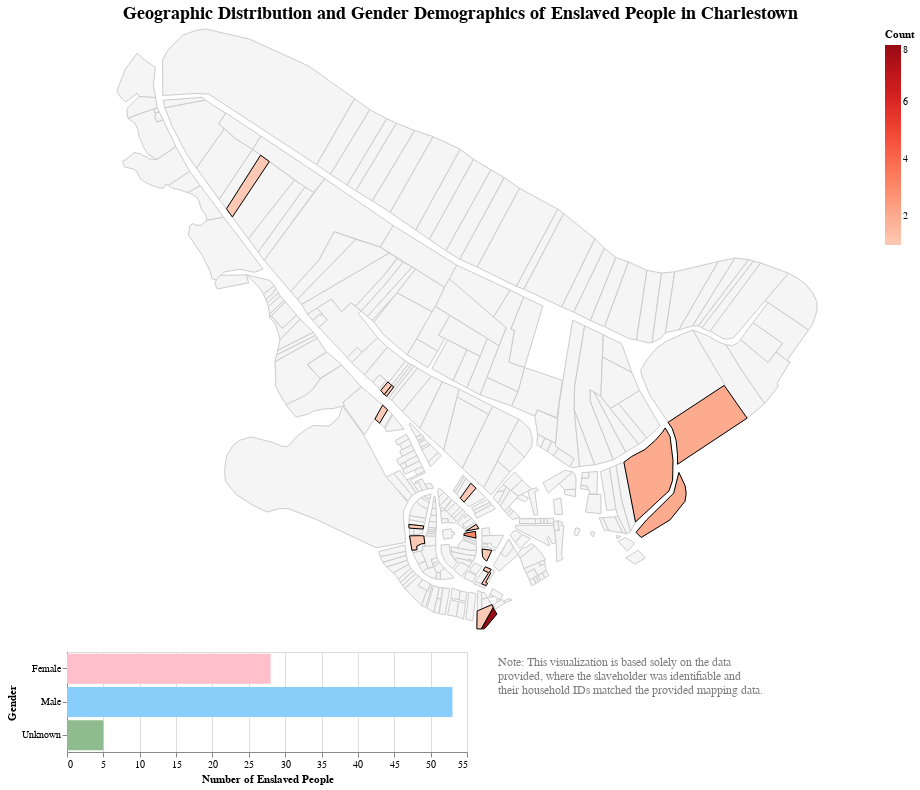

The notebook cell saved with this chart:
### Code cell
import geopandas as gpd

# read in data
df_nb = gpd.read_file("1775Charlestown.geojson")

# from "Group 5 Census Charlestown 1775 05-14-24"
overlap = pd.read_csv('overlap.csv')

# clean data
df_overlap = overlap.drop(columns=["which tab"])
df_overlap.rename(columns={"Name": "Name of Enslaved Person"}, inplace=True)
df_overlap['Enslaver Name'] = df_overlap['Enslaver First Name'] + ' ' + df_overlap['Enslaver Last Name']
df_overlap['Sex'] = df_overlap['Sex'].replace({'?': 'Unknown'}).fillna('Unknown')
df_overlap['Sex'] = df_overlap['Sex'].replace({'M': 'Male'})
df_overlap['Sex'] = df_overlap['Sex'].replace({'F': 'Female'})

# count number of enslaved people and gender per family and make a new df for these counts
family_counts = df_overlap['Family'].value_counts().reset_index()
family_counts.columns = ['F1775_Clai', 'Count']
family_info = df_overlap[['Family', 'Enslaver Name']].drop_duplicates()
family_info = pd.merge(family_info, family_counts, left_on='Family', right_on='F1775_Clai', how='left')

gender_counts = df_overlap.groupby(['Family', 'Sex']).size().unstack(fill_value=0).reset_index()
gender_counts.columns = ['Family', 'Female', 'Male', 'Unknown']
family_info = pd.merge(family_info, gender_counts, on='Family', how='left')

family_info = family_info.dropna()
family_info['Count'] = family_info['Count'].astype(int)
family_info['Female'] = family_info['Female'].astype(int)
family_info['Male'] = family_info['Male'].astype(int)
family_info['Unknown'] = family_info['Unknown'].astype(int)

family_info.rename(columns={"Count": "Enslaved People Count"}, inplace=True)

# blank map of charlestown
res_map = alt.Chart(df_nb).mark_geoshape(
    fill = "#f5f5f5",
    stroke='#ccc'
).project(
    type='identity',
    reflectY=True
).properties(
    width=800,
    height=600
)

# color layer with color scale based on how many enslaved people

click = alt.selection_point(fields=['F1775_Clai'])

layer = alt.Chart(df_nb).mark_geoshape(
    stroke='black'
).encode(
    tooltip=[alt.Tooltip("Enslaved People Count:Q", title="Enslaved People"),
             alt.Tooltip("Enslaver Name:N", title="Enslaver Name"),
             alt.Tooltip("F1775_Clai:N", title="Family ID (1775)")],
    color=alt.condition(click,
        alt.Color("Enslaved People Count:Q", scale=alt.Scale(scheme='reds', reverse=True)),
        alt.value('lightgrey')),
    opacity=alt.condition(click, alt.value(1), alt.value(0.4)),
).transform_lookup(
    lookup='F1775_Clai',
    from_=alt.LookupData(family_info, 'F1775_Clai', ['F1775_Clai', 'Enslaved People Count', 'Enslaver Name' ])
).add_params(click
).project(
    type='identity',
    reflectY=True
).properties(
    width=800,
    height=600
)

gender_bars = alt.Chart(family_info).mark_bar().encode(
    y=alt.Y("Sex:N", title='Gender'),
    x=alt.X("Enslaved People Count:Q", title='Number of Enslaved People'),
    color=alt.Color("Sex:N", scale=alt.Scale(domain=['Female', 'Male', 'Unknown'], range=['pink', 'lightskyblue', 'darkseagreen']), legend=None),
    tooltip=[alt.Tooltip("Enslaved People Count:Q")]
).transform_filter(click
).transform_aggregate(
    Female='sum(Female)',
    Male='sum(Male)',
    Unknown='sum(Unknown)',
    groupby=[]
).transform_fold(['Female', 'Male', 'Unknown'], as_=['Sex', 'Enslaved People Count']
).properties(
    width=400,
    height=100
)

# note
note = alt.Chart(pd.DataFrame({'text': [
    'Note: This visualization is based solely on the data \n'
    'provided, where the slaveholder was identifiable and \n'
    'their household IDs matched the provided mapping data.']})
).mark_text(
    align="left",
    font='Helvetica',
    fontSize=12,
    color='grey',
    lineBreak='\n'
).encode(text='text'
)

layered_maps = res_map + layer
gender_and_note = gender_bars | note

final = (layered_maps & gender_and_note).properties(title='Geographic Distribution and Gender Demographics of Enslaved People in Charlestown'
).configure_title(
    fontSize=18,
    font='Helvetica',
    anchor='middle')

final

### Figure 1 — Vega-Lite specification as saved in the notebook (floating-point values rounded to 4 significant figures; data arrays with more than 128 entries replaced by an {"elided": "..."} marker saying what was removed)
{"config": {"view": {"continuousWidth": 300, "continuousHeight": 300}, "title": {"anchor": "middle", "font": "Helvetica", "fontSize": 18}}, "vconcat": [{"layer": [{"mark": {"type": "geoshape", "fill": "#f5f5f5", "stroke": "#ccc"}, "projection": {"reflectY": true, "type": "identity"}}, {"mark": {"type": "geoshape", "stroke": "black"}, "encoding": {"color": {"condition": {"param": "param_2", "field": "Count", "scale": {"scheme": "reds"}, "type": "quantitative"}, "value": "lightgrey"}, "opacity": {"condition": {"param": "param_2", "value": 1}, "value": 0.4}, "tooltip": [{"field": "Count", "title": "Enslaved People", "type": "quantitative"}, {"field": "Enslaver Name", "title": "Enslaver Name", "type": "nominal"}, {"field": "F1775_Clai", "title": "Family ID (1775)", "type": "nominal"}]}, "name": "view_2", "projection": {"reflectY": true, "type": "identity"}, "transform": [{"lookup": "F1775_Clai", "from": {"data": {"name": "data-82d72becc93ffea64c0e13f9664ee98a"}, "key": "F1775_Clai", "fields": ["F1775_Clai", "Count", "Enslaver Name"]}}]}], "data": {"name": "data-a55688168f2e29be8e1c9cef0a8c6919"}, "height": 600, "width": 800}, {"hconcat": [{"data": {"name": "data-82d72becc93ffea64c0e13f9664ee98a"}, "mark": {"type": "bar"}, "encoding": {"color": {"field": "Sex", "legend": null, "scale": {"domain": ["Female", "Male", "Unknown"], "range": ["pink", "lightskyblue", "darkseagreen"]}, "type": "nominal"}, "tooltip": [{"field": "Count", "type": "quantitative"}], "x": {"field": "Count", "title": "Number of Enslaved People", "type": "quantitative"}, "y": {"field": "Sex", "title": "Gender", "type": "nominal"}}, "height": 100, "transform": [{"filter": {"param": "param_2"}}, {"aggregate": [{"op": "sum", "field": "Female", "as": "Female"}, {"op": "sum", "field": "Male", "as": "Male"}, {"op": "sum", "field": "Unknown", "as": "Unknown"}], "groupby": []}, {"fold": ["Female", "Male", "Unknown"], "as": ["Sex", "Count"]}], "width": 400}, {"data": {"name": "data-80e65f3c4bb1ee28e4aa1e4cb550720d"}, "mark": {"type": "text", "align": "left", "color": "grey", "font": "Helvetica", "fontSize": 12, "lineBreak": "\n"}, "encoding": {"text": {"field": "text", "type": "nominal"}}}]}], "params": [{"name": "param_2", "select": {"type": "point", "fields": ["F1775_Clai"]}, "views": ["view_2"]}], "title": "Geographic Distribution and Gender Demographics of Enslaved People in Charlestown", "$schema": "https://vega.github.io/schema/vega-lite/v5.17.0.json", "datasets": {"data-a55688168f2e29be8e1c9cef0a8c6919": {"elided": "324 records"}, "data-82d72becc93ffea64c0e13f9664ee98a": [{"Family": "RES.091", "Enslaver Name": "John Codman", "F1775_Clai": "RES.091", "Count": 8.0, "Female": 2.0, "Male": 6.0, "Unknown": 0.0}, {"Family": "RES.429", "Enslaver Name": "Mary Waters", "F1775_Clai": "RES.429", "Count": 1.0, "Female": 1.0, "Male": 0.0, "Unknown": 0.0}, {"Family": "RES.016", "Enslaver Name": "Ebenr. Austin", "F1775_Clai": "RES.016", "Count": 3.0, "Female": 2.0, "Male": 1.0, "Unknown": 0.0}, {"Family": "RES.016", "Enslaver Name": "Ebenezer Austin", "F1775_Clai": "RES.016", "Count": 3.0, "Female": 2.0, "Male": 1.0, "Unknown": 0.0}, {"Family": "RES.417", "Enslaver Name": "Sarah Tufts", "F1775_Clai": "RES.417", "Count": 2.0, "Female": 1.0, "Male": 1.0, "Unknown": 0.0}, {"Family": "RES.062", "Enslaver Name": "Nathaniel Brown", "F1775_Clai": "RES.062", "Count": 1.0, "Female": 1.0, "Male": 0.0, "Unknown": 0.0}, {"Family": "RES.069", "Enslaver Name": "Thomas Call", "F1775_Clai": "RES.069", "Count": 1.0, "Female": 0.0, "Male": 1.0, "Unknown": 0.0}, {"Family": "RES.086", "Enslaver Name": "Ezekiel Cheever", "F1775_Clai": "RES.086", "Count": 1.0, "Female": 0.0, "Male": 1.0, "Unknown": 0.0}, {"Family": "RES.091", "Enslaver Name": "Jno. Codman", "F1775_Clai": "RES.091", "Count": 8.0, "Female": 2.0, "Male": 6.0, "Unknown": 0.0}, {"Family": "RES.488", "Enslaver Name": "Jona. Dows, Esqr.", "F1775_Clai": "RES.488", "Count": 2.0, "Female": 0.0, "Male": 2.0, "Unknown": 0.0}, {"Family": "RES.492", "Enslaver Name": "S Dowse", "F1775_Clai": "RES.492", "Count": 2.0, "Female": 1.0, "Male": 1.0, "Unknown": 0.0}, {"Family": "RES.488", "Enslaver Name": "Captain Jonathan Dowse", "F1775_Clai": "RES.488", "Count": 2.0, "Female": 0.0, "Male": 2.0, "Unknown": 0.0}, {"Family": "RES.128", "Enslaver Name": "Thomas Flucker", "F1775_Clai": "RES.128", "Count": 1.0, "Female": 0.0, "Male": 1.0, "Unknown": 0.0}, {"Family": "RES.325", "Enslaver Name": "Dr. Rand", "F1775_Clai": "RES.325", "Count": 1.0, "Female": 0.0, "Male": 1.0, "Unknown": 0.0}, {"Family": "RES.351", "Enslaver Name": "Sarah Russel", "F1775_Clai": "RES.351", "Count": 1.0, "Female": 0.0, "Male": 1.0, "Unknown": 0.0}, {"Family": "RES.150", "Enslaver Name": "Nathaniel Frothingham", "F1775_Clai": "RES.150", "Count": 1.0, "Female": 0.0, "Male": 1.0, "Unknown": 0.0}, {"Family": "RES.356", "Enslaver Name": "Mary Sheafe", "F1775_Clai": "RES.356", "Count": 1.0, "Female": 0.0, "Male": 1.0, "Unknown": 0.0}, {"Family": null, "Enslaver Name": "Hammond Gowin", "F1775_Clai": null, "Count": null, "Female": null, "Male": null, "Unknown": null}, {"Family": null, "Enslaver Name": "H Gowin", "F1775_Clai": null, "Count": null, "Female": null, "Male": null, "Unknown": null}, {"Family": "RES.261", "Enslaver Name": "Col. Joseph Lynde", "F1775_Clai": "RES.261", "Count": 1.0, "Female": 0.0, "Male": 0.0, "Unknown": 1.0}, {"Family": "RES.446", "Enslaver Name": "Benjamin Wood", "F1775_Clai": "RES.446", "Count": 1.0, "Female": 0.0, "Male": 0.0, "Unknown": 1.0}, {"Family": "RES.308", "Enslaver Name": "Samuel Phipps", "F1775_Clai": "RES.308", "Count": 2.0, "Female": 0.0, "Male": 2.0, "Unknown": 0.0}, {"Family": "RES.316", "Enslaver Name": "Thomas Powers", "F1775_Clai": "RES.316", "Count": 1.0, "Female": 0.0, "Male": 1.0, "Unknown": 0.0}, {"Family": "RES.452", "Enslaver Name": "Elizabeth Savage (wyer)", "F1775_Clai": "RES.452", "Count": 1.0, "Female": 1.0, "Male": 0.0, "Unknown": 0.0}, {"Family": "RES.354", "Enslaver Name": "Daniel Russell", "F1775_Clai": "RES.354", "Count": 1.0, "Female": 0.0, "Male": 1.0, "Unknown": 0.0}, {"Family": "RES.369", "Enslaver Name": "John Soley", "F1775_Clai": "RES.369", "Count": 1.0, "Female": 1.0, "Male": 0.0, "Unknown": 0.0}, {"Family": "RES.133", "Enslaver Name": "Isaac Foster", "F1775_Clai": "RES.133", "Count": 1.0, "Female": 1.0, "Male": 0.0, "Unknown": 0.0}, {"Family": "RES.379", "Enslaver Name": "Abigail Stevens", "F1775_Clai": "RES.379", "Count": 4.0, "Female": 3.0, "Male": 1.0, "Unknown": 0.0}, {"Family": "RES.232", "Enslaver Name": "Rebecca Kent", "F1775_Clai": "RES.232", "Count": 1.0, "Female": 0.0, "Male": 1.0, "Unknown": 0.0}, {"Family": "RES.398", "Enslaver Name": "Robert Temple", "F1775_Clai": "RES.398", "Count": 7.0, "Female": 2.0, "Male": 5.0, "Unknown": 0.0}, {"Family": "RES.398", "Enslaver Name": "Mehetable Temple", "F1775_Clai": "RES.398", "Count": 7.0, "Female": 2.0, "Male": 5.0, "Unknown": 0.0}, {"Family": "RES.398", "Enslaver Name": "R Temple", "F1775_Clai": "RES.398", "Count": 7.0, "Female": 2.0, "Male": 5.0, "Unknown": 0.0}, {"Family": "RES.455", "Enslaver Name": "William Wyer", "F1775_Clai": "RES.455", "Count": 3.0, "Female": 2.0, "Male": 1.0, "Unknown": 0.0}, {"Family": "RES.113", "Enslaver Name": "Nathaniel Douse", "F1775_Clai": "RES.113", "Count": 1.0, "Female": 0.0, "Male": 1.0, "Unknown": 0.0}, {"Family": "RES.173", "Enslaver Name": "Phebe Graves", "F1775_Clai": "RES.173", "Count": 3.0, "Female": 0.0, "Male": 0.0, "Unknown": 3.0}, {"Family": "RES.329", "Enslaver Name": "Mary Rand", "F1775_Clai": "RES.329", "Count": 1.0, "Female": 0.0, "Male": 1.0, "Unknown": 0.0}, {"Family": "RES.381", "Enslaver Name": "John Stimpson", "F1775_Clai": "RES.381", "Count": 1.0, "Female": 1.0, "Male": 0.0, "Unknown": 0.0}, {"Family": "RES.338", "Enslaver Name": "Ann Rand", "F1775_Clai": "RES.338", "Count": 1.0, "Female": 1.0, "Male": 0.0, "Unknown": 0.0}, {"Family": "RES.400", "Enslaver Name": "William Thomas", "F1775_Clai": "RES.400", "Count": 1.0, "Female": 0.0, "Male": 1.0, "Unknown": 0.0}, {"Family": "RES.447", "Enslaver Name": "David Wood", "F1775_Clai": "RES.447", "Count": 1.0, "Female": 0.0, "Male": 1.0, "Unknown": 0.0}], "data-80e65f3c4bb1ee28e4aa1e4cb550720d": [{"text": "Note: This visualization is based solely on the data \nprovided, where the slaveholder was identifiable and \ntheir household IDs matched the provided mapping data."}]}}
